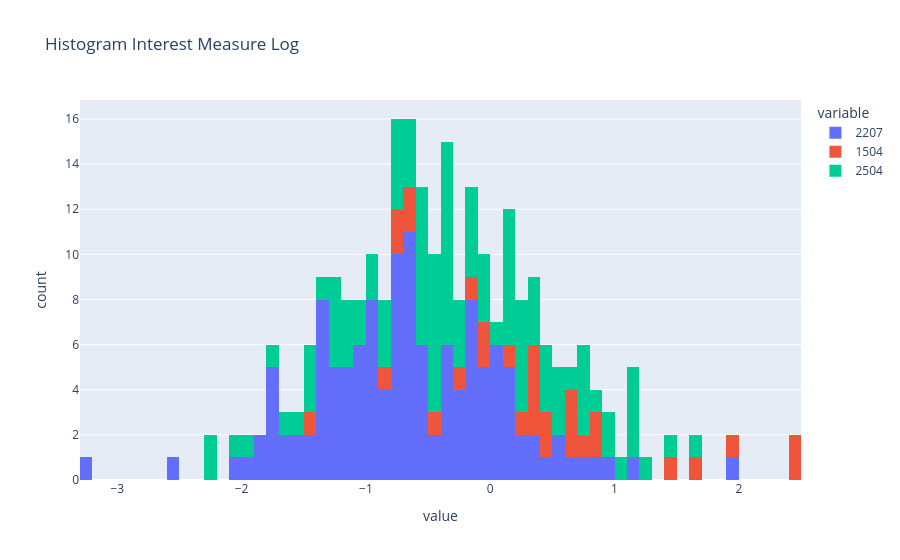

Write notebook code for a chart like this one.
### Code cell
px.histogram(df_country_subfield_norm_world_log[["2207", "1504", "2504"]], nbins=100, title="Histogram Interest Measure Log")

### Figure 1 — Plotly figure (JSON) as saved in the notebook; plotly's stock layout.template omitted (floating-point values rounded to 4 significant figures; data arrays with more than 128 entries replaced by an {"elided": "..."} marker saying what was removed)
{"data": [{"bingroup": "x", "hovertemplate": "variable=2207<br>value=%{x}<br>count=%{y}<extra></extra>", "legendgroup": "2207", "marker": {"color": "#636efa", "pattern": {"shape": ""}}, "name": "2207", "nbinsx": 100, "orientation": "v", "showlegend": true, "x": {"elided": "220 float values"}, "xaxis": "x", "yaxis": "y", "type": "histogram"}, {"bingroup": "x", "hovertemplate": "variable=1504<br>value=%{x}<br>count=%{y}<extra></extra>", "legendgroup": "1504", "marker": {"color": "#EF553B", "pattern": {"shape": ""}}, "name": "1504", "nbinsx": 100, "orientation": "v", "showlegend": true, "x": {"elided": "220 float values"}, "xaxis": "x", "yaxis": "y", "type": "histogram"}, {"bingroup": "x", "hovertemplate": "variable=2504<br>value=%{x}<br>count=%{y}<extra></extra>", "legendgroup": "2504", "marker": {"color": "#00cc96", "pattern": {"shape": ""}}, "name": "2504", "nbinsx": 100, "orientation": "v", "showlegend": true, "x": {"elided": "220 float values"}, "xaxis": "x", "yaxis": "y", "type": "histogram"}], "layout": {"xaxis": {"anchor": "y", "domain": [0.0, 1.0], "title": {"text": "value"}}, "yaxis": {"anchor": "x", "domain": [0.0, 1.0], "title": {"text": "count"}}, "legend": {"title": {"text": "variable"}, "tracegroupgap": 0}, "title": {"text": "Histogram Interest Measure Log"}, "barmode": "relative"}}
